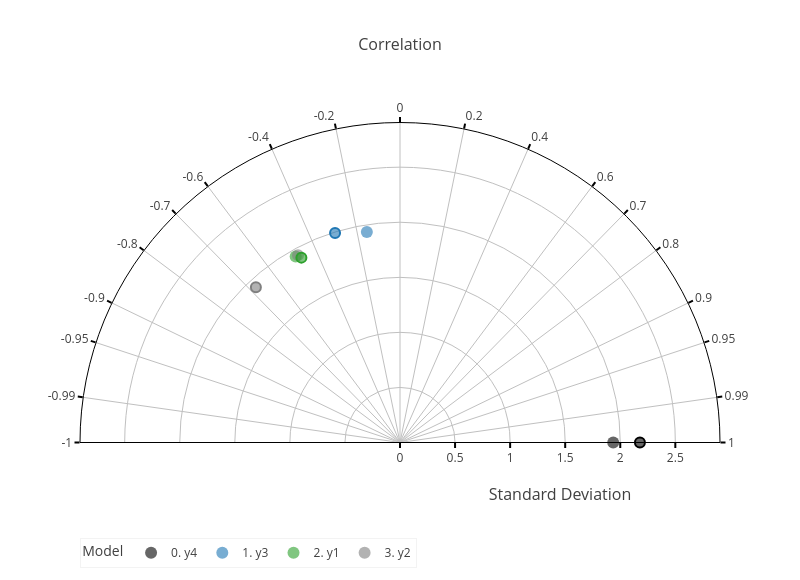

Here is the notebook cell this chart was saved with:
### Markdown cell above
---
We can see that different time points have different marks. The second time point has a solid border around the circle, while the first one is borderless. One could also differentiate time points using a tooltip that appears on mouse hover over the circles.

---

### Code cell
diag.chart_create_taylor_diagram([df_anscombes_quartet_modified, df_anscombes_quartet_modified_with_noise], string_reference_model=string_ref_model, string_corr_method=string_corr_method)

### Figure 1 — Plotly figure (JSON) as saved in the notebook; plotly's stock layout.template omitted (floating-point values rounded to 4 significant figures)
{"data": [{"customdata": [["y4", 1.936, 1, 0], ["y4", 1.936, 1, 0], ["y4", 1.936, 1, 0], ["y4", 1.936, 1, 0]], "hoverlabel": {"bgcolor": "#FFFFFF", "bordercolor": "rgba(0, 0, 0, 1)", "font": {"color": "#000000"}}, "hovertemplate": "Model: %{customdata[0]} - <b>Version 0</b><br>Standard Deviation: %{customdata[1]:.3f}<br>Correlation: %{customdata[2]:.3f}<br>Reference distance (CRMSE): %{customdata[3]:.3f}<br><extra></extra>", "legendgroup": "y4", "marker": {"color": "rgba(0, 0, 0, 0.6)", "size": 12}, "mode": "markers", "name": "0. y4", "r": [1.936], "showlegend": true, "theta": [0], "type": "scatterpolar"}, {"customdata": [["y3", 1.936, -0.1555, 2.943], ["y3", 1.936, -0.1555, 2.943], ["y3", 1.936, -0.1555, 2.943], ["y3", 1.936, -0.1555, 2.943]], "hoverlabel": {"bgcolor": "#FFFFFF", "bordercolor": "rgba(31, 119, 180, 1)", "font": {"color": "#000000"}}, "hovertemplate": "Model: %{customdata[0]} - <b>Version 0</b><br>Standard Deviation: %{customdata[1]:.3f}<br>Correlation: %{customdata[2]:.3f}<br>Reference distance (CRMSE): %{customdata[3]:.3f}<br><extra></extra>", "legendgroup": "y3", "marker": {"color": "rgba(31, 119, 180, 0.6)", "size": 12}, "mode": "markers", "name": "1. y3", "r": [1.936], "showlegend": true, "theta": [98.94], "type": "scatterpolar"}, {"customdata": [["y1", 1.937, -0.4891, 3.342], ["y1", 1.937, -0.4891, 3.342], ["y1", 1.937, -0.4891, 3.342], ["y1", 1.937, -0.4891, 3.342]], "hoverlabel": {"bgcolor": "#FFFFFF", "bordercolor": "rgba(44, 160, 44, 1)", "font": {"color": "#000000"}}, "hovertemplate": "Model: %{customdata[0]} - <b>Version 0</b><br>Standard Deviation: %{customdata[1]:.3f}<br>Correlation: %{customdata[2]:.3f}<br>Reference distance (CRMSE): %{customdata[3]:.3f}<br><extra></extra>", "legendgroup": "y1", "marker": {"color": "rgba(44, 160, 44, 0.6)", "size": 12}, "mode": "markers", "name": "2. y1", "r": [1.937], "showlegend": true, "theta": [119.3], "type": "scatterpolar"}, {"customdata": [["y2", 1.937, -0.4781, 3.33], ["y2", 1.937, -0.4781, 3.33], ["y2", 1.937, -0.4781, 3.33], ["y2", 1.937, -0.4781, 3.33]], "hoverlabel": {"bgcolor": "#FFFFFF", "bordercolor": "rgba(127, 127, 127, 1)", "font": {"color": "#000000"}}, "hovertemplate": "Model: %{customdata[0]} - <b>Version 0</b><br>Standard Deviation: %{customdata[1]:.3f}<br>Correlation: %{customdata[2]:.3f}<br>Reference distance (CRMSE): %{customdata[3]:.3f}<br><extra></extra>", "legendgroup": "y2", "marker": {"color": "rgba(127, 127, 127, 0.6)", "size": 12}, "mode": "markers", "name": "3. y2", "r": [1.937], "showlegend": true, "theta": [118.6], "type": "scatterpolar"}, {"customdata": [["y4", 2.178, 1.0, 0], ["y4", 2.178, 1.0, 0], ["y4", 2.178, 1.0, 0], ["y4", 2.178, 1.0, 0]], "hoverlabel": {"bgcolor": "#FFFFFF", "bordercolor": "rgba(0, 0, 0, 1)", "font": {"color": "#000000"}}, "hovertemplate": "Model: %{customdata[0]} - <b>Version 1</b><br>Standard Deviation: %{customdata[1]:.3f}<br>Correlation: %{customdata[2]:.3f}<br>Reference distance (CRMSE): %{customdata[3]:.3f}<br><extra></extra>", "legendgroup": "y4", "marker": {"color": "rgba(0, 0, 0, 0.6)", "line": {"color": "rgba(0, 0, 0, 1)", "width": 2}, "size": 10}, "mode": "markers", "name": "0. y4", "r": [2.178], "showlegend": false, "theta": [1.207e-06], "type": "scatterpolar"}, {"customdata": [["y3", 1.991, -0.2962, 3.358], ["y3", 1.991, -0.2962, 3.358], ["y3", 1.991, -0.2962, 3.358], ["y3", 1.991, -0.2962, 3.358]], "hoverlabel": {"bgcolor": "#FFFFFF", "bordercolor": "rgba(31, 119, 180, 1)", "font": {"color": "#000000"}}, "hovertemplate": "Model: %{customdata[0]} - <b>Version 1</b><br>Standard Deviation: %{customdata[1]:.3f}<br>Correlation: %{customdata[2]:.3f}<br>Reference distance (CRMSE): %{customdata[3]:.3f}<br><extra></extra>", "legendgroup": "y3", "marker": {"color": "rgba(31, 119, 180, 0.6)", "line": {"color": "rgba(31, 119, 180, 1)", "width": 2}, "size": 10}, "mode": "markers", "name": "1. y3", "r": [1.991], "showlegend": false, "theta": [107.2], "type": "scatterpolar"}, {"customdata": [["y1", 1.903, -0.4706, 3.502], ["y1", 1.903, -0.4706, 3.502], ["y1", 1.903, -0.4706, 3.502], ["y1", 1.903, -0.4706, 3.502]], "hoverlabel": {"bgcolor": "#FFFFFF", "bordercolor": "rgba(44, 160, 44, 1)", "font": {"color": "#000000"}}, "hovertemplate": "Model: %{customdata[0]} - <b>Version 1</b><br>Standard Deviation: %{customdata[1]:.3f}<br>Correlation: %{customdata[2]:.3f}<br>Reference distance (CRMSE): %{customdata[3]:.3f}<br><extra></extra>", "legendgroup": "y1", "marker": {"color": "rgba(44, 160, 44, 0.6)", "line": {"color": "rgba(44, 160, 44, 1)", "width": 2}, "size": 10}, "mode": "markers", "name": "2. y1", "r": [1.903], "showlegend": false, "theta": [118.1], "type": "scatterpolar"}, {"customdata": [["y2", 1.923, -0.6804, 3.761], ["y2", 1.923, -0.6804, 3.761], ["y2", 1.923, -0.6804, 3.761], ["y2", 1.923, -0.6804, 3.761]], "hoverlabel": {"bgcolor": "#FFFFFF", "bordercolor": "rgba(127, 127, 127, 1)", "font": {"color": "#000000"}}, "hovertemplate": "Model: %{customdata[0]} - <b>Version 1</b><br>Standard Deviation: %{customdata[1]:.3f}<br>Correlation: %{customdata[2]:.3f}<br>Reference distance (CRMSE): %{customdata[3]:.3f}<br><extra></extra>", "legendgroup": "y2", "marker": {"color": "rgba(127, 127, 127, 0.6)", "line": {"color": "rgba(127, 127, 127, 1)", "width": 2}, "size": 10}, "mode": "markers", "name": "3. y2", "r": [1.923], "showlegend": false, "theta": [132.9], "type": "scatterpolar"}], "layout": {"height": 580, "legend": {"bgcolor": "#FFFFFF", "bordercolor": "#C0C0C0", "borderwidth": 0.2, "font": {"color": "#404040"}, "orientation": "h", "title": {"text": "Model"}, "x": 0, "y": -0.2}, "polar": {"angularaxis": {"direction": "counterclockwise", "gridcolor": "#C0C0C0", "griddash": "solid", "layer": "below traces", "linecolor": "#000000", "showline": true, "tickcolor": "#000000", "tickfont": {"color": "#404040"}, "ticks": "outside", "ticktext": [-1.0, -0.99, -0.95, -0.9, -0.8, -0.7, -0.6, -0.4, -0.2, 0.0, 0.2, 0.4, 0.6, 0.7, 0.8, 0.9, 0.95, 0.99, 1.0], "tickvals": [180.0, 171.9, 161.8, 154.2, 143.1, 134.4, 126.9, 113.6, 101.5, 90.0, 78.46, 66.42, 53.13, 45.57, 36.87, 25.84, 18.19, 8.11, 0.0], "tickwidth": 2}, "bgcolor": "#FFFFFF", "radialaxis": {"gridcolor": "#C0C0C0", "griddash": "solid", "layer": "below traces", "linecolor": "#000000", "range": [0, 2.906], "showline": true, "tickcolor": "#000000", "tickfont": {"color": "#404040"}, "ticks": "outside", "tickwidth": 2, "title": {"font": {"color": "#404040", "size": 16}, "text": "<br>Standard Deviation"}}, "sector": [0, 180]}, "title": {"font": {"color": "#404040", "size": 16}, "text": "Correlation", "x": 0.5, "xanchor": "auto", "xref": "paper", "yanchor": "auto", "yref": "paper"}, "width": 800}}
